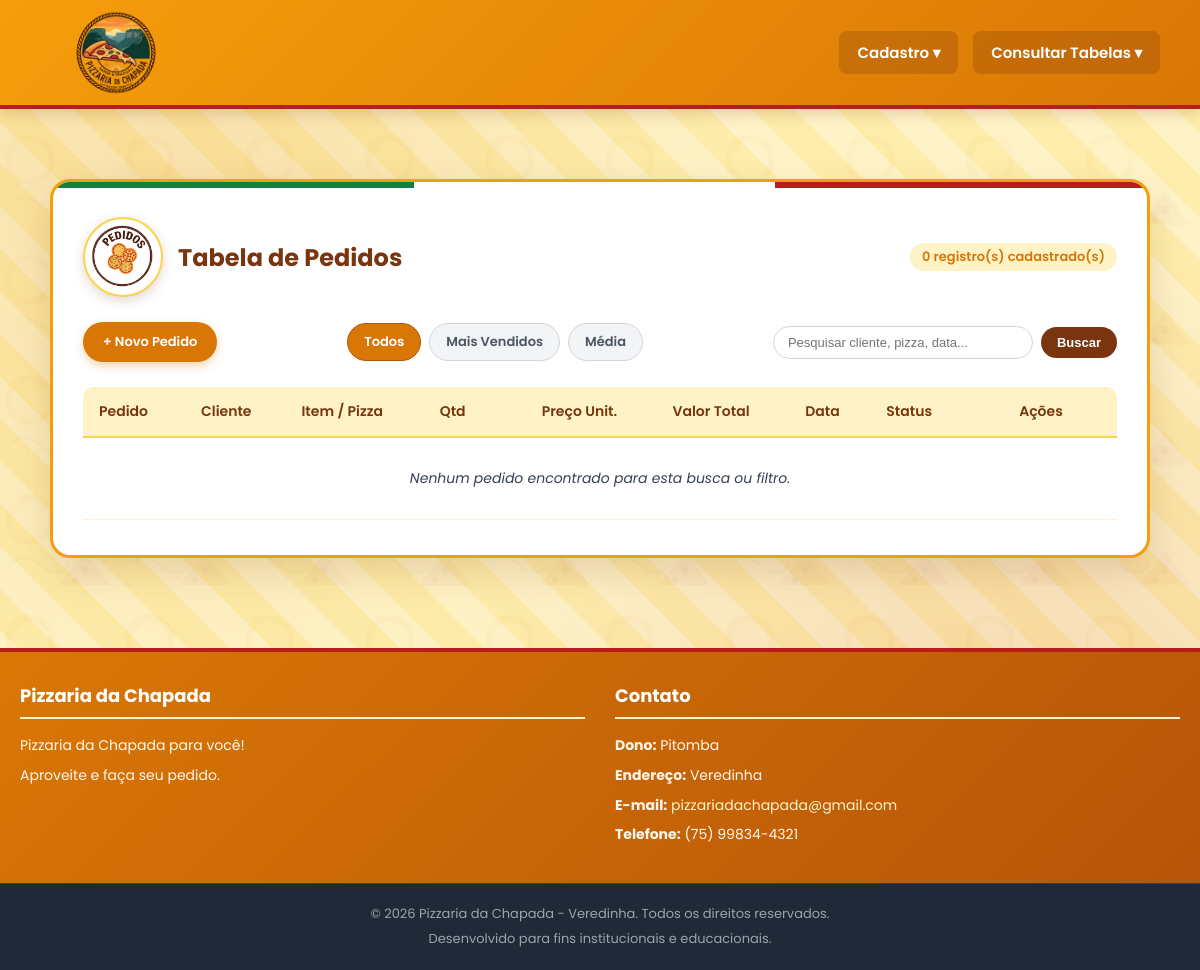
/consultar_pedido.php, run on an earlier commit of the app's database.
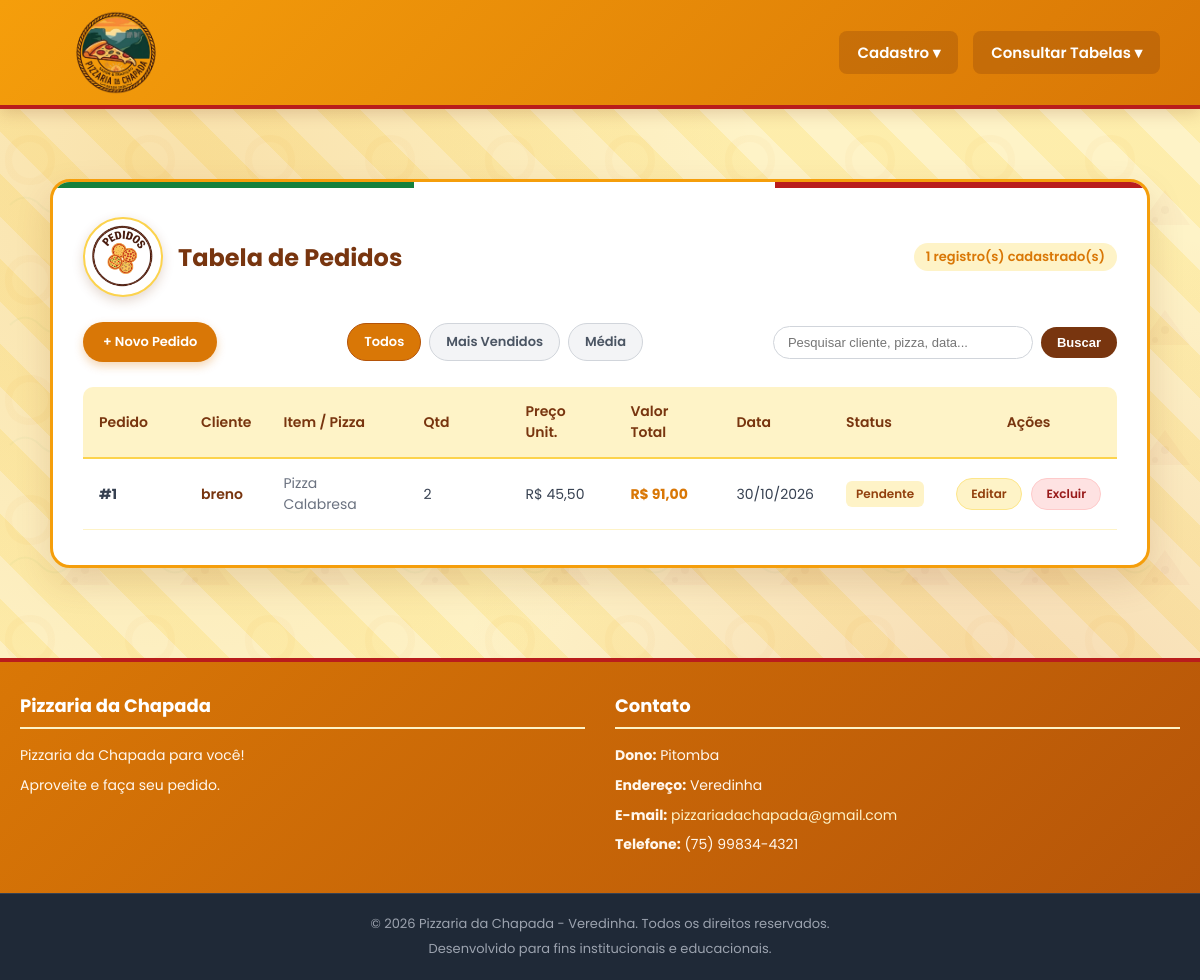
And on a later commit of the database.
### tables this page shows
CREATE TABLE IF NOT EXISTS pedido (
    id INT PRIMARY KEY AUTO_INCREMENT,
    data_pedido DATETIME NOT NULL DEFAULT CURRENT_TIMESTAMP,
    status VARCHAR(30) NOT NULL DEFAULT 'Pendente',
    valor_total DECIMAL(10, 2) NOT NULL DEFAULT 0.00,
    id_cliente INT NOT NULL,
    FOREIGN KEY (id_cliente) REFERENCES cliente(id) ON UPDATE CASCADE
);

CREATE TABLE IF NOT EXISTS cliente (
    id INT PRIMARY KEY AUTO_INCREMENT,
    nome VARCHAR(100) NOT NULL,
    email VARCHAR(100) UNIQUE DEFAULT NULL,
    senha VARCHAR(255) DEFAULT NULL,
    telefone VARCHAR(20),
    endereco VARCHAR(255),
    datacad DATETIME NOT NULL DEFAULT CURRENT_TIMESTAMP,
    nivel_acesso INT NOT NULL DEFAULT 1
);

CREATE TABLE IF NOT EXISTS produto (
    id INT PRIMARY KEY AUTO_INCREMENT,
    nome VARCHAR(150) NOT NULL,
    preco DECIMAL(10, 2) NOT NULL,
    estoque INT NOT NULL DEFAULT 0,
    id_categoria INT NOT NULL,
    FOREIGN KEY (id_categoria) REFERENCES categoria(id) ON UPDATE CASCADE
);

CREATE TABLE IF NOT EXISTS item_pedido (
    id INT PRIMARY KEY AUTO_INCREMENT,
    id_pedido INT NOT NULL,
    id_produto INT NOT NULL,
    quantidade INT NOT NULL,
    preco_unitario DECIMAL(10, 2) NOT NULL,
    FOREIGN KEY (id_pedido) REFERENCES pedido(id) ON DELETE CASCADE ON UPDATE CASCADE,
    FOREIGN KEY (id_produto) REFERENCES produto(id) ON UPDATE CASCADE
);

### consultar_pedido.php (the view, shortened to what the changed rows need)
<?php
include "conexao.php";
$filtro = isset($_GET['filtro']) ? $_GET['filtro'] : 'todos';
$sql = "SELECT p.id, p.data_pedido, p.status, p.valor_total, c.nome AS cliente_nome,
               pr.nome AS produto_nome, ip.quantidade, ip.preco_unitario
        FROM pedido p
        INNER JOIN cliente c ON p.id_cliente = c.id
        LEFT JOIN item_pedido ip ON p.id = ip.id_pedido
        LEFT JOIN produto pr ON ip.id_produto = pr.id
        WHERE 1=1";
if ($filtro === 'mais_vendidos') {
    $sql .= " ORDER BY ip.quantidade DESC, p.id DESC";
} else {
    $sql .= " ORDER BY p.id DESC";
}
$resultado = mysqli_query($conexao, $sql);
$total_ped = ($resultado) ? mysqli_num_rows($resultado) : 0;
?>
<!DOCTYPE html>
<html lang="pt-br">
<head>
    <link rel="stylesheet" href="style.css?v=8.2">
</head>
<body class="bg-pizzaria">
    <div class="main-wrapper">
        <div class="table-card-container">
            <div class="table-header-flex" style="margin-bottom: 25px;">
                <div class="title-with-logo">
                    <img src="Pedidos.png" alt="Logo Pedidos" class="section-logo">
                    <h2>Tabela de Pedidos</h2>
                </div>
                <span class="badge-count"><?= $total_ped ?> registro(s) cadastrado(s)</span>
            </div>
            <div class="table-responsive">
                <table class="modern-table">
                    <thead>
                        <tr>
                            <th style="width: 70px;">Pedido</th>
                            <th>Cliente</th>
                            <th>Item / Pizza</th>
                            <th style="width: 70px;">Qtd</th>
                            <th>Preço Unit.</th>
                            <th>Valor Total</th>
                            <th>Data</th>
                            <th>Status</th>
                            <th style="width: 120px; text-align: center;">Ações</th>
                        </tr>
                    </thead>
                    <tbody>
                        <?php if ($total_ped > 0): ?>
                            <?php while ($linha = mysqli_fetch_assoc($resultado)): ?>
                                <tr>
                                    <td><strong>#<?= (int)$linha['id'] ?></strong></td>
                                    <td><span class="category-name"><?= htmlspecialchars($linha['cliente_nome']) ?></span></td>
                                    <td><span class="category-desc"><?= htmlspecialchars($linha['produto_nome'] ?: 'Item avulso') ?></span></td>
                                    <td><?= (int)($linha['quantidade'] ?: 1) ?></td>
                                    <td>R$ <?= number_format($linha['preco_unitario'] ?: 0, 2, ',', '.') ?></td>
                                    <td><strong style="color: #d97706;">R$ <?= number_format($linha['valor_total'], 2, ',', '.') ?></strong></td>
                                    <td>
                                        <?php
                                        if (!empty($linha['data_pedido'])) {
                                            $timestamp = strtotime($linha['data_pedido']);
                                            echo $timestamp !== false ? date('d/m/Y', $timestamp) : htmlspecialchars($linha['data_pedido']);
                                        } else {
                                            echo '-';
                                        }
                                        ?>
                                    </td>
                                    <td>
                                        <?php
                                        $status = $linha['status'];
                                        $bg = '#e5e7eb'; $color = '#374151';
                                        if ($status == 'Pendente') { $bg = '#fef3c7'; $color = '#92400e'; }
                                        elseif ($status == 'Em preparo') { $bg = '#dbeafe'; $color = '#1e40af'; }
                                        elseif ($status == 'Saiu para entrega') { $bg = '#e0e7ff'; $color = '#3730a3'; }
                                        elseif ($status == 'Entregue') { $bg = '#d1fae5'; $color = '#065f46'; }
                                        ?>
                                        <span style="background-color: <?= $bg ?>; color: <?= $color ?>; padding: 4px 10px; border-radius: 6px; font-size: 12px; font-weight: 600; display: inline-block;">
                                            <?= htmlspecialchars($status) ?>
                                        </span>
                                    </td>
                                    <td style="text-align: center; white-space: nowrap;">
                                        <a href="editar.php?tabela=pedido&id=<?= (int)$linha['id'] ?>" class="btn-action-edit">Editar</a>
                                        <a href="excluir.php?tabela=pedido&id=<?= (int)$linha['id'] ?>" class="btn-action-danger" onclick="return confirm('Deseja realmente cancelar/excluir este pedido?');">Excluir</a>
                                    </td>
                                </tr>
                            <?php endwhile; ?>
                        <?php else: ?>
                            <tr>
                                <td colspan="9" class="empty-table-msg">
                                    Nenhum pedido encontrado para esta busca ou filtro.
                                </td>
                            </tr>
                        <?php endif; ?>
                    </tbody>
                </table>
            </div>
        </div>
    </div>
</body>
</html>

What changed in the data, as far as the page shows it:
added pedido: id "1", id_cliente.nome "breno", produto.nome "Pizza Calabresa", item_pedido.quantidade "2", item_pedido.preco_unitario "45,50", valor_total "91,00", data_pedido "30/10/2026", status "Pendente"
Also different on the page:
$total_ped: "0" → "1"
text no longer shown: "Nenhum pedido encontrado para esta busca ou filtro."
